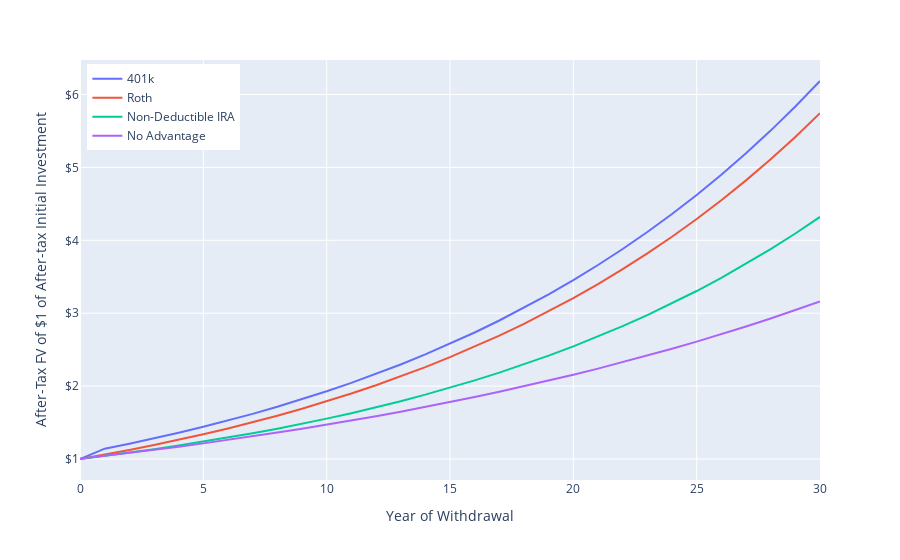

This figure's notebook cell:
### Markdown cell above
# FIGURE

### Code cell
import plotly.express as px

fig = px.line(
    df, x="Year", y="Withdrawal", color="Vehicle", custom_data=["Vehicle"]
)
fig.layout.xaxis["title"] = "Year of Withdrawal"
fig.update_yaxes(
    title="After-Tax FV of $1 of After-tax Initial Investment", tickformat="$,.0f"
)
string = "%{customdata}<br>$%{y:,.2f}<extra></extra>"
fig.update_traces(hovertemplate=string)
fig.update_layout(hovermode="x unified")

fig.update_layout(legend=dict(yanchor="top", y=0.99, xanchor="left", x=0.01, title=""))
fig.show()

### Figure 1 — Plotly figure (JSON) as saved in the notebook; plotly's stock layout.template omitted (floating-point values rounded to 4 significant figures)
{"data": [{"customdata": [["401k"], ["401k"], ["401k"], ["401k"], ["401k"], ["401k"], ["401k"], ["401k"], ["401k"], ["401k"], ["401k"], ["401k"], ["401k"], ["401k"], ["401k"], ["401k"], ["401k"], ["401k"], ["401k"], ["401k"], ["401k"], ["401k"], ["401k"], ["401k"], ["401k"], ["401k"], ["401k"], ["401k"], ["401k"], ["401k"], ["401k"]], "hovertemplate": "%{customdata}<br>$%{y:,.2f}<extra></extra>", "legendgroup": "401k", "line": {"color": "#636efa", "dash": "solid"}, "marker": {"symbol": "circle"}, "mode": "lines", "name": "401k", "orientation": "v", "showlegend": true, "type": "scatter", "x": [0, 1, 2, 3, 4, 5, 6, 7, 8, 9, 10, 11, 12, 13, 14, 15, 16, 17, 18, 19, 20, 21, 22, 23, 24, 25, 26, 27, 28, 29, 30], "xaxis": "x", "y": [1, 1.142, 1.21, 1.283, 1.36, 1.441, 1.528, 1.619, 1.716, 1.819, 1.929, 2.044, 2.167, 2.297, 2.435, 2.581, 2.736, 2.9, 3.074, 3.258, 3.454, 3.661, 3.881, 4.114, 4.36, 4.622, 4.899, 5.193, 5.505, 5.835, 6.185], "yaxis": "y"}, {"customdata": [["Roth"], ["Roth"], ["Roth"], ["Roth"], ["Roth"], ["Roth"], ["Roth"], ["Roth"], ["Roth"], ["Roth"], ["Roth"], ["Roth"], ["Roth"], ["Roth"], ["Roth"], ["Roth"], ["Roth"], ["Roth"], ["Roth"], ["Roth"], ["Roth"], ["Roth"], ["Roth"], ["Roth"], ["Roth"], ["Roth"], ["Roth"], ["Roth"], ["Roth"], ["Roth"], ["Roth"]], "hovertemplate": "%{customdata}<br>$%{y:,.2f}<extra></extra>", "legendgroup": "Roth", "line": {"color": "#EF553B", "dash": "solid"}, "marker": {"symbol": "circle"}, "mode": "lines", "name": "Roth", "orientation": "v", "showlegend": true, "type": "scatter", "x": [0, 1, 2, 3, 4, 5, 6, 7, 8, 9, 10, 11, 12, 13, 14, 15, 16, 17, 18, 19, 20, 21, 22, 23, 24, 25, 26, 27, 28, 29, 30], "xaxis": "x", "y": [1, 1.06, 1.124, 1.191, 1.262, 1.338, 1.419, 1.504, 1.594, 1.689, 1.791, 1.898, 2.012, 2.133, 2.261, 2.397, 2.54, 2.693, 2.854, 3.026, 3.207, 3.4, 3.604, 3.82, 4.049, 4.292, 4.549, 4.822, 5.112, 5.418, 5.743], "yaxis": "y"}, {"customdata": [["Non-Deductible IRA"], ["Non-Deductible IRA"], ["Non-Deductible IRA"], ["Non-Deductible IRA"], ["Non-Deductible IRA"], ["Non-Deductible IRA"], ["Non-Deductible IRA"], ["Non-Deductible IRA"], ["Non-Deductible IRA"], ["Non-Deductible IRA"], ["Non-Deductible IRA"], ["Non-Deductible IRA"], ["Non-Deductible IRA"], ["Non-Deductible IRA"], ["Non-Deductible IRA"], ["Non-Deductible IRA"], ["Non-Deductible IRA"], ["Non-Deductible IRA"], ["Non-Deductible IRA"], ["Non-Deductible IRA"], ["Non-Deductible IRA"], ["Non-Deductible IRA"], ["Non-Deductible IRA"], ["Non-Deductible IRA"], ["Non-Deductible IRA"], ["Non-Deductible IRA"], ["Non-Deductible IRA"], ["Non-Deductible IRA"], ["Non-Deductible IRA"], ["Non-Deductible IRA"], ["Non-Deductible IRA"]], "hovertemplate": "%{customdata}<br>$%{y:,.2f}<extra></extra>", "legendgroup": "Non-Deductible IRA", "line": {"color": "#00cc96", "dash": "solid"}, "marker": {"symbol": "circle"}, "mode": "lines", "name": "Non-Deductible IRA", "orientation": "v", "showlegend": true, "type": "scatter", "x": [0, 1, 2, 3, 4, 5, 6, 7, 8, 9, 10, 11, 12, 13, 14, 15, 16, 17, 18, 19, 20, 21, 22, 23, 24, 25, 26, 27, 28, 29, 30], "xaxis": "x", "y": [1, 1.042, 1.087, 1.134, 1.184, 1.237, 1.293, 1.353, 1.416, 1.483, 1.554, 1.629, 1.709, 1.793, 1.883, 1.978, 2.078, 2.185, 2.298, 2.418, 2.545, 2.68, 2.822, 2.974, 3.134, 3.304, 3.485, 3.676, 3.878, 4.093, 4.32], "yaxis": "y"}, {"customdata": [["No Advantage"], ["No Advantage"], ["No Advantage"], ["No Advantage"], ["No Advantage"], ["No Advantage"], ["No Advantage"], ["No Advantage"], ["No Advantage"], ["No Advantage"], ["No Advantage"], ["No Advantage"], ["No Advantage"], ["No Advantage"], ["No Advantage"], ["No Advantage"], ["No Advantage"], ["No Advantage"], ["No Advantage"], ["No Advantage"], ["No Advantage"], ["No Advantage"], ["No Advantage"], ["No Advantage"], ["No Advantage"], ["No Advantage"], ["No Advantage"], ["No Advantage"], ["No Advantage"], ["No Advantage"], ["No Advantage"]], "hovertemplate": "%{customdata}<br>$%{y:,.2f}<extra></extra>", "legendgroup": "No Advantage", "line": {"color": "#ab63fa", "dash": "solid"}, "marker": {"symbol": "circle"}, "mode": "lines", "name": "No Advantage", "orientation": "v", "showlegend": true, "type": "scatter", "x": [0, 1, 2, 3, 4, 5, 6, 7, 8, 9, 10, 11, 12, 13, 14, 15, 16, 17, 18, 19, 20, 21, 22, 23, 24, 25, 26, 27, 28, 29, 30], "xaxis": "x", "y": [1.003, 1.042, 1.083, 1.125, 1.169, 1.214, 1.262, 1.311, 1.362, 1.415, 1.47, 1.528, 1.587, 1.649, 1.713, 1.78, 1.85, 1.922, 1.997, 2.075, 2.156, 2.24, 2.327, 2.418, 2.512, 2.61, 2.712, 2.818, 2.927, 3.042, 3.16], "yaxis": "y"}], "layout": {"hovermode": "x unified", "legend": {"title": {"text": ""}, "tracegroupgap": 0, "x": 0.01, "xanchor": "left", "y": 0.99, "yanchor": "top"}, "margin": {"t": 60}, "xaxis": {"anchor": "y", "domain": [0, 1], "title": {"text": "Year of Withdrawal"}}, "yaxis": {"anchor": "x", "domain": [0, 1], "tickformat": "$,.0f", "title": {"text": "After-Tax FV of $1 of After-tax Initial Investment"}}}}
